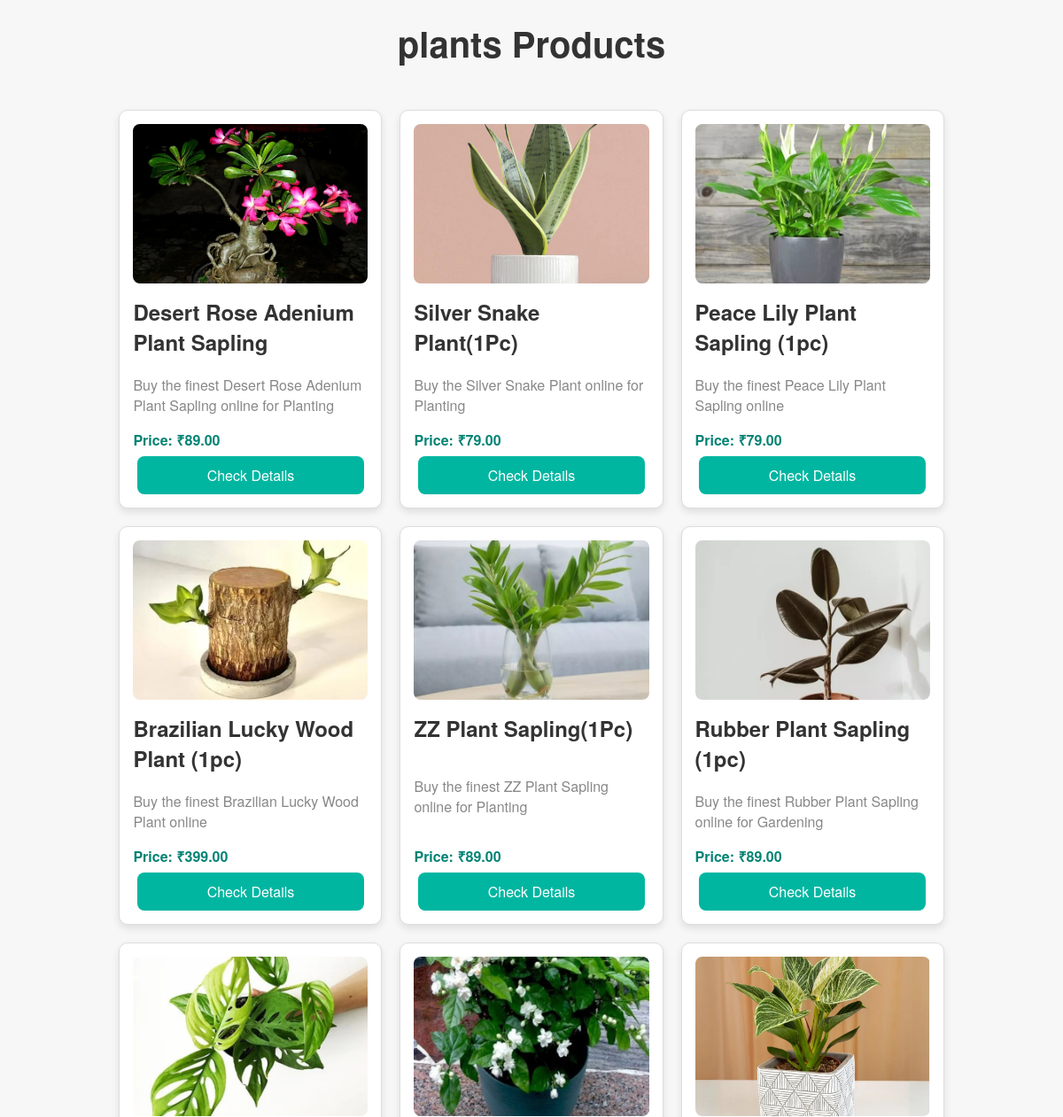
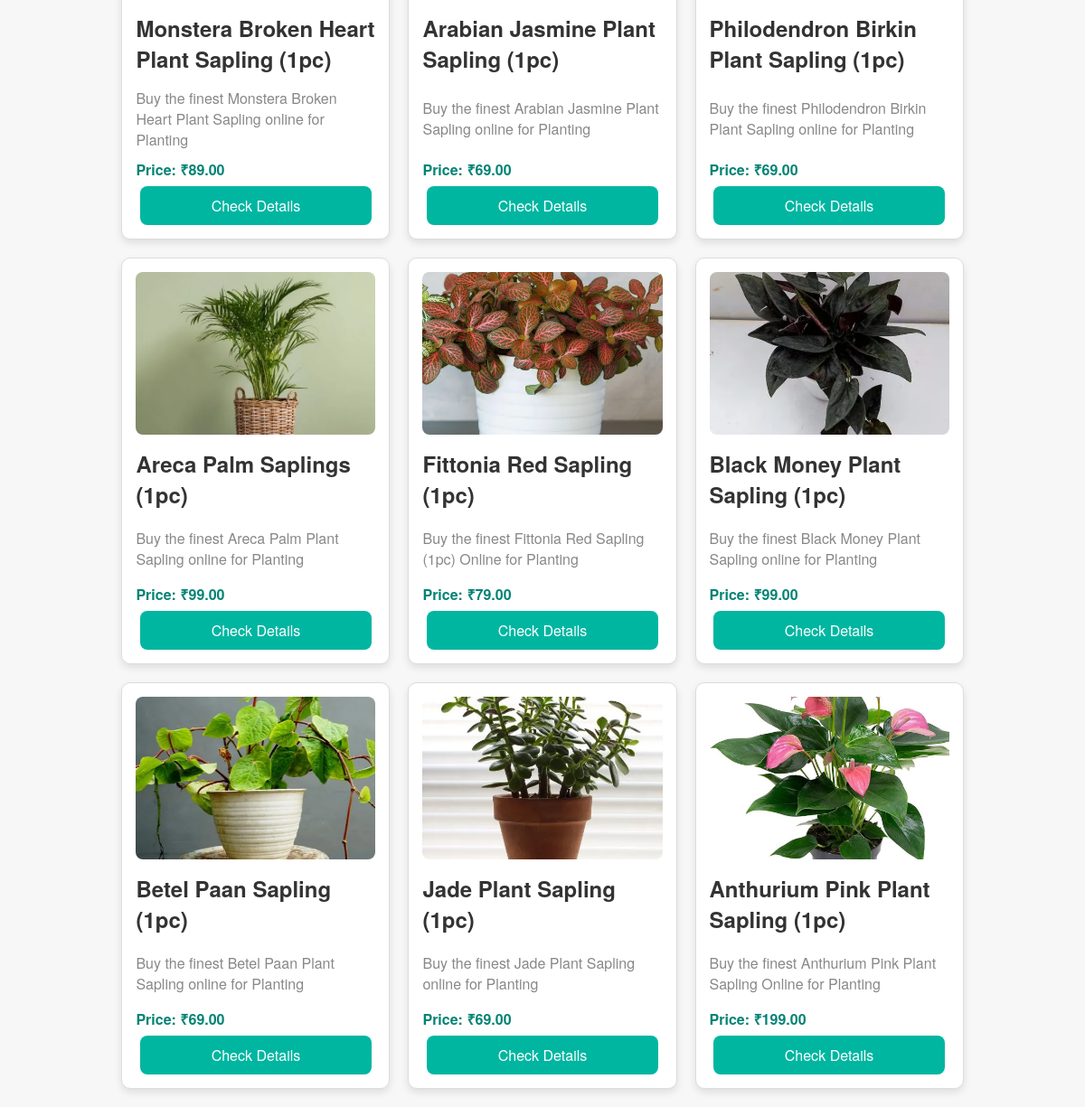
The page /products/category/plants/ on the database its author committed (2 pictures, top to bottom).
### products/models.py (models this page shows, shortened)
class Category(models.Model):
    name = models.CharField(max_length=100)
    slug = models.SlugField(unique=True, blank=True)

class Product(models.Model):
    name = models.CharField(max_length=100)
    description = models.TextField()
    price = models.DecimalField(max_digits=10, decimal_places=2)
    quantity = models.IntegerField(default=0)  # Stock quantity of the product
    image = models.ImageField(upload_to='products/')  # Ensure media settings are configured
    available = models.BooleanField(default=True)  # Indicates if the product is available for sale
    category = models.ForeignKey(Category, on_delete=models.CASCADE)  # Link to category
    rating = models.DecimalField(max_digits=3, decimal_places=1, default=0.0)  # New field for rating

### products/views.py (the view)
# urls.py: path('category/<slug:category_slug>/', product_list_by_category, name='product_list_by_category'),
def product_list_by_category(request, category_slug):
    category = get_object_or_404(Category, slug=category_slug)
    products = Product.objects.filter(category=category)
    return render(request, 'category/category_products.html', {
        'category': category,
        'products': products
    })

### products/templates/category/category_products.html (shortened to what this page needs)
{% load static %}
<!DOCTYPE html>
<html lang="en">
<head>
</head>
<body>
    <h1>{{ category.name }} Products</h1>
    <div class="products-container">
        {% for product in products %}
            <div class="product-card">
                <img src="{{ product.image.url }}" alt="{{ product.name }}" class="product-image">
                <div class="product-details">
                    <h2>{{ product.name }}</h2>
                    <p class="product-description">{{ product.description }}</p>
                    <p class="product-price">Price: ₹{{ product.price }}</p>
                    <a class="btn" href="{% url 'product_details' product.pk %}">Check Details</a>
                </div>
            </div>
        {% empty %}
            <p>No products available.</p>
        {% endfor %}
    </div>
</body>
</html>

### products/templates/category/category_products.html (style rules this page uses)
body { font-family: 'Helvetica Neue', Arial, sans-serif; background-color: #f7f7f7; margin: 0; padding: 0; }
h1 { text-align: center; margin-top: 20px; font-size: 2.5rem; color: #333; }
.products-container { display: flex; flex-wrap: wrap; justify-content: center; gap: 20px; padding: 20px; }
.product-card { display: flex; flex-direction: column; border: 1px solid #ddd; padding: 15px; border-radius: 10px; box-shadow: 0 4px 8px rgba(0, 0, 0, 0.1); background-color: #fff; width: calc(27.333% - 20px); box-sizing: border-box; transition: transform 0.3s ease, box-shadow 0.3s ease; position: relative; min-height: 450px; padding-bottom: 60px; }
.product-image { width: 100%; height: 180px; object-fit: cover; border-radius: 8px; margin-bottom: 15px; }
.product-details { display: flex; flex-direction: column; justify-content: space-between; height: 100%; }
.product-details h2 { font-size: 1.5rem; margin: 0 0 10px; color: #333; }
.product-details p { margin: 5px 0; font-size: 1rem; }
.product-description { font-size: 0.9rem; color: #888; }
.product-price { font-size: 1.2rem; font-weight: bold; color: #008374; margin-top: auto; }
.btn { display: block !important; width: 80%; position: absolute !important; bottom: 15px; left: 50%; transform: translateX(-50%); text-align: center; background-color: #00b6a1; color: white; border: none; padding: 10px; border-radius: 8px; cursor: pointer; transition: background-color 0.3s ease; text-decoration: none; }

### rows shown on the page
Category: name "plants"
Product: image (picture), name "Desert Rose Adenium Plant Sapling", description "Buy the finest Desert Rose Adenium Plant Sapling online for Planting", price "89.00"
Product: image (picture), name "Silver Snake Plant(1Pc)", description "Buy the Silver Snake Plant online for Planting", price "79.00"
Product: image (picture), name "Peace Lily Plant Sapling (1pc)", description "Buy the finest Peace Lily Plant Sapling online", price "79.00"
Product: image (picture), name "Brazilian Lucky Wood Plant (1pc)", description "Buy the finest Brazilian Lucky Wood Plant online", price "399.00"
Product: image (picture), name "ZZ Plant Sapling(1Pc)", description "Buy the finest ZZ Plant Sapling online for Planting", price "89.00"
Product: image (picture), name "Rubber Plant Sapling (1pc)", description "Buy the finest Rubber Plant Sapling online for Gardening", price "89.00"
Product: image (picture), name "Monstera Broken Heart Plant Sapling (1pc)", description "Buy the finest Monstera Broken Heart Plant Sapling online for Planting", price "89.00"
Product: image (picture), name "Arabian Jasmine Plant Sapling (1pc)", description "Buy the finest Arabian Jasmine Plant Sapling online for Planting", price "69.00"
Product: image (picture), name "Philodendron Birkin Plant Sapling (1pc)", description "Buy the finest Philodendron Birkin Plant Sapling online for Planting", price "69.00"
Product: image (picture), name "Areca Palm Saplings (1pc)", description "Buy the finest Areca Palm Plant Sapling online for Planting", price "99.00"
Product: image (picture), name "Fittonia Red Sapling (1pc)", description "Buy the finest Fittonia Red Sapling (1pc) Online for Planting", price "79.00"
Product: image (picture), name "Black Money Plant Sapling (1pc)", description "Buy the finest Black Money Plant Sapling online for Planting", price "99.00"
Product: image (picture), name "Betel Paan Sapling (1pc)", description "Buy the finest Betel Paan Plant Sapling online for Planting", price "69.00"
Product: image (picture), name "Jade Plant Sapling (1pc)", description "Buy the finest Jade Plant Sapling online for Planting", price "69.00"
Product: image (picture), name "Anthurium Pink Plant Sapling (1pc)", description "Buy the finest Anthurium Pink Plant Sapling Online for Planting", price "199.00"
